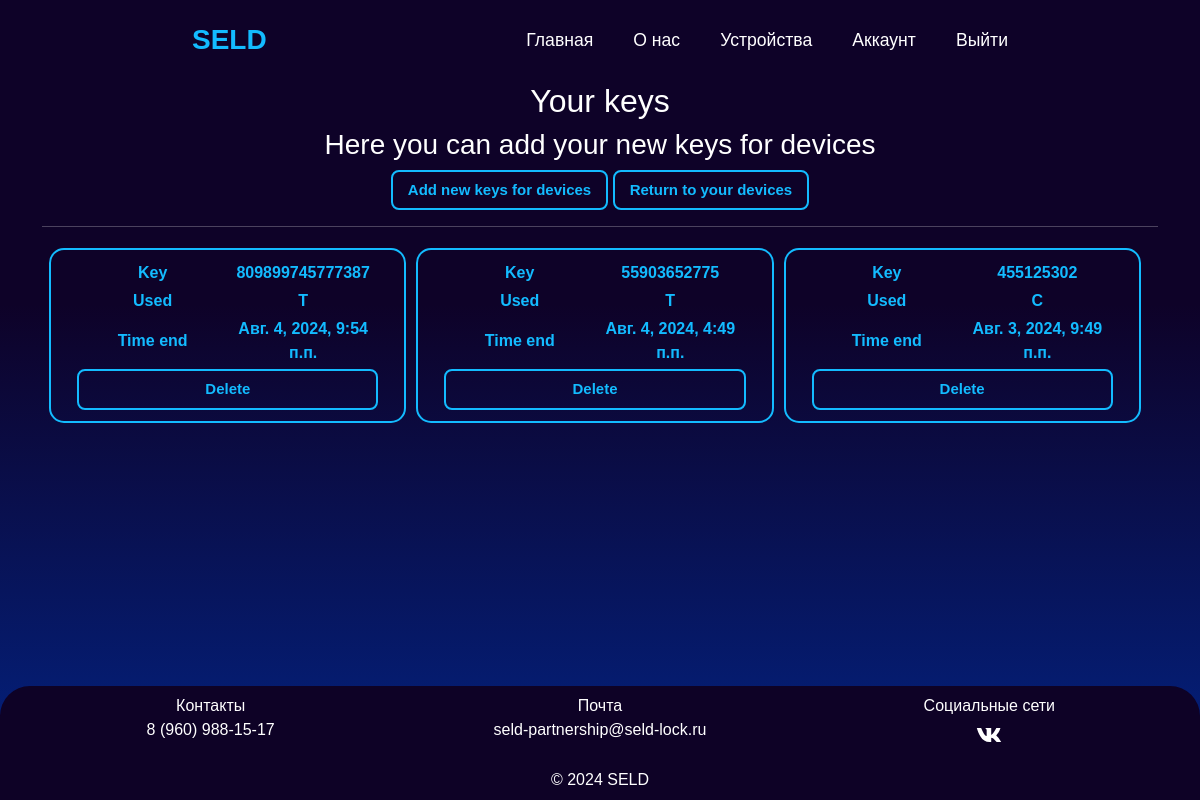
The app's page /your_device/134/keys/ (signed in), older data.
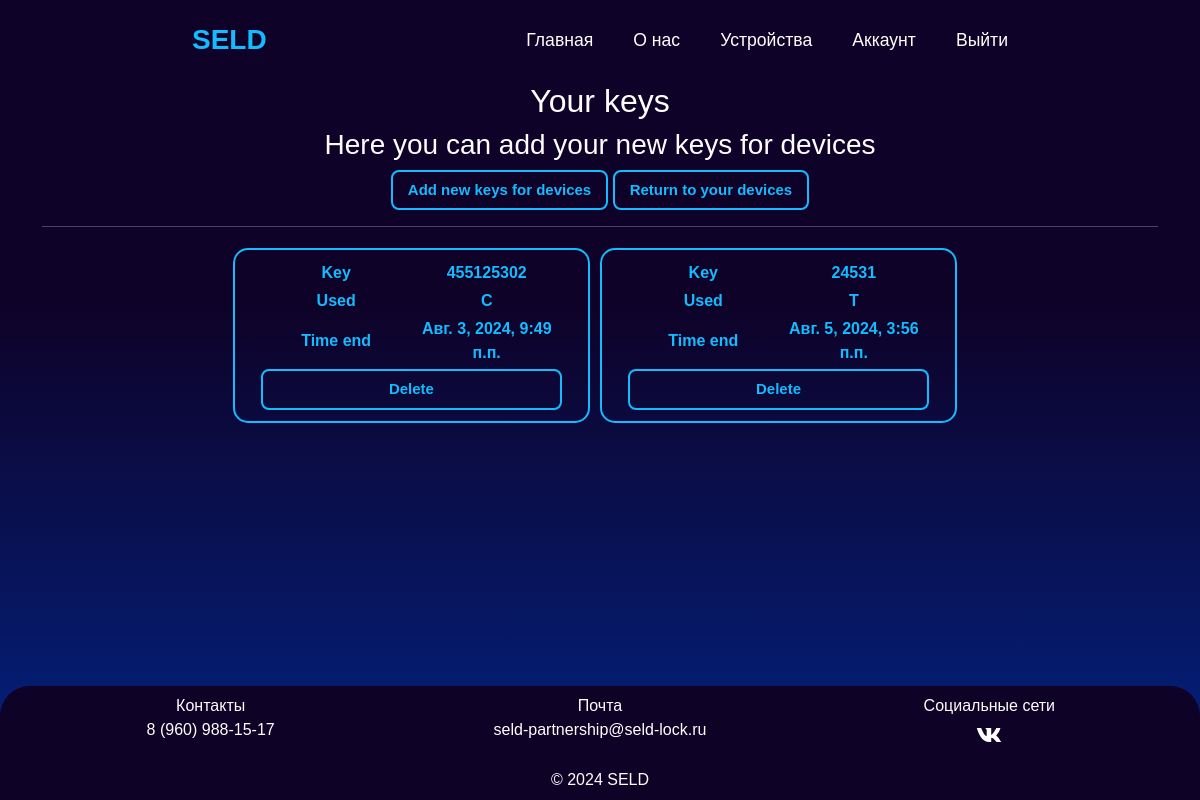
The same page, newer data.
### app/models.py (models this page shows)
class Keys(models.Model):
    USED_CHOICES = [
        ('C', 'Constant'),
        ('T', 'Temporary'),
        ('O', 'One use')
    ]
    SELECT_CHOICES = [
        ('-', '0'),
        ('+1h', '1 hour'),
        ('+1d', '1 day'),
        ('+1w', '1 week'),
        ('+2w', '2 week'),
    ]
    key = models.IntegerField()
    used = models.CharField(max_length=10, choices=USED_CHOICES, default='T')
    time_start = models.DateTimeField(null=True)
    time_end = models.DateTimeField(null=True)
    selection = models.CharField(max_length=100, choices=SELECT_CHOICES, default='-')
    device = models.ForeignKey(DeviceModel, on_delete=models.CASCADE)
    objects = models.Manager()

### app/views.py (the view, shortened to what this page needs)
# urls.py: path('your_device/<int:pk>/keys/', views.KeysListView.as_view(), name='keys'),
class KeysListView(LoginRequiredMixin, ListView, FormMixin):
    model = DeviceModel
    template_name = 'app/keys.html'
    context_object_name = 'data'
    paginate_by = 6
    form_class = AddKeysModel
    extra_context = {'title': 'Your keys'}
    def get_queryset(self):
        return Keys.objects.filter(device_id=self.kwargs['pk'])

### app/others.py (called while the page is built)
def new_code():
    number = random.randint(4, 16)
    rand_number = int(''.join(random.choices(NUMBERS, k=number)))
    return rand_number

### app/templates/app/keys.html (shortened to what this page needs)
{% extends "app/layout.html" %}
{% block safe %}
<div class="container" style="margin-top: 2rem;">
    <div class="text-center">
        <h2>{{ title }}</h2>
        <h3>Here you can add your new keys for devices</h3>
        <div class="d-grid gap-2 mx-auto col-9 col-sm-6 d-lg-block d-md-grid">
            <button type="button" class="h-btn" data-bs-toggle="modal" data-bs-target="#exampleModal">Add new keys for
                devices
            </button>
            <a href="{% url 'devices' %}" class="h-btn a-default">Return to your devices</a>
        </div>
    </div>
    <hr/>
    <div class="d-flex row row-cols-1 row-cols-md-1 row-cols-lg-3 justify-content-center">
        {% for block in data %}
        <div class="btn_device d-flex flex-column justify-content-center text-center col-10 col-md-7 col-lg-5 col-xl-4"
             hx-target="this">
            <div class="row row-cols-2 mb-1" hx-swap="outerHTML">
                <label class="col-lg-6 control-label text-center">Key</label>
                <div class="col-lg-6 text-center">
                    {{ block.key }}
                </div>
            </div>
            <div class="row row-cols-2 mb-1">
                <label class="col-lg-6 control-label text-center">Used</label>
                <div class="col-lg-6 text-center">
                    {{ block.used }}
                </div>
            </div>
            <div class="row row-cols-2 mb-1 align-items-center">
                <label class="col-lg-6 control-label text-center">Time end</label>
                <div class="col-lg-6 text-center">
                    {{ block.time_end }}
                </div>
            </div>
            <div style="text-align: center;">
                <button type="button" class="a-btn h-btn a-default"
                        hx-delete="{% url 'delete_key' block.device_id block.id %}">
                    Delete
                </button>
            </div>
        </div>
        {% endfor %}
    </div>
</div>
{% endblock %}

Row changes from the older to the newer data that the page shows:
removed Keys: key "809899745777387", used "T", time_end "Авг. 4, 2024, 9:54 п.п."
removed Keys: key "55903652775", used "T", time_end "Авг. 4, 2024, 4:49 п.п."
added Keys: key "24531", used "T", time_end "Авг. 5, 2024, 3:56 п.п."
